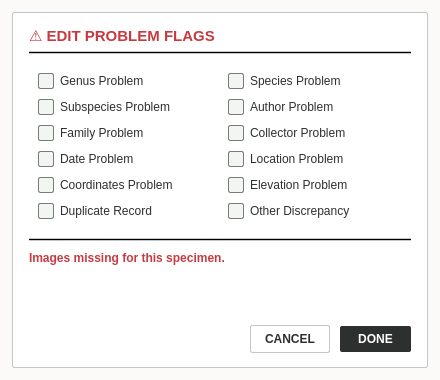
<?xml version="1.0" encoding="UTF-8"?>
<ui version="4.0">
 <class>ProblemFlagsDialog</class>
 <widget class="QDialog" name="ProblemFlagsDialog">
  <property name="geometry">
   <rect>
    <x>0</x>
    <y>0</y>
    <width>440</width>
    <height>380</height>
   </rect>
  </property>
  <property name="minimumSize">
   <size>
    <width>400</width>
    <height>340</height>
   </size>
  </property>
  <property name="windowTitle">
   <string>Edit Problem Flags</string>
  </property>
  <property name="styleSheet">
   <string notr="true">QDialog#ProblemFlagsDialog {
    background-color: #fbfaf8;
}
QFrame#card_frame {
    background-color: #ffffff;
    border: 1px solid #c4c7c7;
    border-radius: 2px;
}
QLabel#lbl_header_title {
    color: #c93a40;
    font-family: &quot;Segoe UI&quot;, &quot;Inter&quot;;
    font-size: 11pt;
    font-weight: bold;
}
QFrame#header_divider, QFrame#footer_divider {
    background-color: #c4c7c7;
    max-height: 1px;
}
QCheckBox {
    color: #2c302e;
    font-family: &quot;Segoe UI&quot;, &quot;Inter&quot;;
    font-size: 9pt;
    spacing: 6px;
}
QCheckBox::indicator {
    width: 14px;
    height: 14px;
    border: 1px solid #757d77;
    border-radius: 2px;
    background-color: #f2f5f1;
}
QCheckBox::indicator:checked {
    background-color: #c93a40;
    border-color: #c93a40;
}
QLabel#lbl_missing_warning {
    color: #c93a40;
    font-family: &quot;Segoe UI&quot;, &quot;Inter&quot;;
    font-size: 9pt;
    font-weight: bold;
}
QPushButton#btn_done {
    background-color: #2c302e;
    color: #ffffff;
    font-family: &quot;Segoe UI&quot;, &quot;Inter&quot;;
    font-size: 9pt;
    font-weight: bold;
    border: none;
    border-radius: 2px;
    padding: 6px 18px;
}
QPushButton#btn_done:hover {
    background-color: #3d4240;
}
QPushButton#btn_cancel {
    background-color: #ffffff;
    color: #2c302e;
    font-family: &quot;Segoe UI&quot;, &quot;Inter&quot;;
    font-size: 9pt;
    font-weight: bold;
    border: 1px solid #c4c7c7;
    border-radius: 2px;
    padding: 6px 14px;
}
QPushButton#btn_cancel:hover {
    background-color: #e9ece5;
}</string>
  </property>
  <layout class="QVBoxLayout" name="root_layout">
   <property name="spacing">
    <number>0</number>
   </property>
   <property name="leftMargin">
    <number>12</number>
   </property>
   <property name="topMargin">
    <number>12</number>
   </property>
   <property name="rightMargin">
    <number>12</number>
   </property>
   <property name="bottomMargin">
    <number>12</number>
   </property>
   <item>
    <widget class="QFrame" name="card_frame">
     <property name="frameShape">
      <enum>QFrame::StyledPanel</enum>
     </property>
     <layout class="QVBoxLayout" name="card_layout">
      <property name="spacing">
       <number>10</number>
      </property>
      <property name="leftMargin">
       <number>16</number>
      </property>
      <property name="topMargin">
       <number>14</number>
      </property>
      <property name="rightMargin">
       <number>16</number>
      </property>
      <property name="bottomMargin">
       <number>14</number>
      </property>
      <item>
       <widget class="QWidget" name="header_container" native="true">
        <layout class="QVBoxLayout" name="header_layout">
         <property name="spacing">
          <number>6</number>
         </property>
         <property name="leftMargin">
          <number>0</number>
         </property>
         <property name="topMargin">
          <number>0</number>
         </property>
         <property name="rightMargin">
          <number>0</number>
         </property>
         <property name="bottomMargin">
          <number>0</number>
         </property>
         <item>
          <widget class="QLabel" name="lbl_header_title">
           <property name="text">
            <string>⚠ EDIT PROBLEM FLAGS</string>
           </property>
          </widget>
         </item>
         <item>
          <widget class="QFrame" name="header_divider">
           <property name="frameShape">
            <enum>QFrame::HLine</enum>
           </property>
          </widget>
         </item>
        </layout>
       </widget>
      </item>
      <item>
       <widget class="QWidget" name="grid_container" native="true">
        <layout class="QGridLayout" name="problems_grid">
         <property name="horizontalSpacing">
          <number>16</number>
         </property>
         <property name="verticalSpacing">
          <number>10</number>
         </property>
         <item row="0" column="0">
          <widget class="QCheckBox" name="chk_genus_problem">
           <property name="cursor">
            <cursorShape>PointingHandCursor</cursorShape>
           </property>
           <property name="text">
            <string>Genus Problem</string>
           </property>
          </widget>
         </item>
         <item row="0" column="1">
          <widget class="QCheckBox" name="chk_species_problem">
           <property name="cursor">
            <cursorShape>PointingHandCursor</cursorShape>
           </property>
           <property name="text">
            <string>Species Problem</string>
           </property>
          </widget>
         </item>
         <item row="1" column="0">
          <widget class="QCheckBox" name="chk_subspecies_problem">
           <property name="cursor">
            <cursorShape>PointingHandCursor</cursorShape>
           </property>
           <property name="text">
            <string>Subspecies Problem</string>
           </property>
          </widget>
         </item>
         <item row="1" column="1">
          <widget class="QCheckBox" name="chk_author_problem">
           <property name="cursor">
            <cursorShape>PointingHandCursor</cursorShape>
           </property>
           <property name="text">
            <string>Author Problem</string>
           </property>
          </widget>
         </item>
         <item row="2" column="0">
          <widget class="QCheckBox" name="chk_family_problem">
           <property name="cursor">
            <cursorShape>PointingHandCursor</cursorShape>
           </property>
           <property name="text">
            <string>Family Problem</string>
           </property>
          </widget>
         </item>
         <item row="2" column="1">
          <widget class="QCheckBox" name="chk_collector_problem">
           <property name="cursor">
            <cursorShape>PointingHandCursor</cursorShape>
           </property>
           <property name="text">
            <string>Collector Problem</string>
           </property>
          </widget>
         </item>
         <item row="3" column="0">
          <widget class="QCheckBox" name="chk_date_problem">
           <property name="cursor">
            <cursorShape>PointingHandCursor</cursorShape>
           </property>
           <property name="text">
            <string>Date Problem</string>
           </property>
          </widget>
         </item>
         <item row="3" column="1">
          <widget class="QCheckBox" name="chk_location_problem">
           <property name="cursor">
            <cursorShape>PointingHandCursor</cursorShape>
           </property>
           <property name="text">
            <string>Location Problem</string>
           </property>
          </widget>
         </item>
         <item row="4" column="0">
          <widget class="QCheckBox" name="chk_coordinates_problem">
           <property name="cursor">
            <cursorShape>PointingHandCursor</cursorShape>
           </property>
           <property name="text">
            <string>Coordinates Problem</string>
           </property>
          </widget>
         </item>
         <item row="4" column="1">
          <widget class="QCheckBox" name="chk_elevation_problem">
           <property name="cursor">
            <cursorShape>PointingHandCursor</cursorShape>
           </property>
           <property name="text">
            <string>Elevation Problem</string>
           </property>
          </widget>
         </item>
         <item row="5" column="0">
          <widget class="QCheckBox" name="chk_duplicate_problem">
           <property name="cursor">
            <cursorShape>PointingHandCursor</cursorShape>
           </property>
           <property name="text">
            <string>Duplicate Record</string>
           </property>
          </widget>
         </item>
         <item row="5" column="1">
          <widget class="QCheckBox" name="chk_other_problem">
           <property name="cursor">
            <cursorShape>PointingHandCursor</cursorShape>
           </property>
           <property name="text">
            <string>Other Discrepancy</string>
           </property>
          </widget>
         </item>
        </layout>
       </widget>
      </item>
      <item>
       <widget class="QFrame" name="footer_divider">
        <property name="frameShape">
         <enum>QFrame::HLine</enum>
        </property>
       </widget>
      </item>
      <item>
       <widget class="QLabel" name="lbl_missing_warning">
        <property name="text">
         <string>Images missing for this specimen.</string>
        </property>
        <property name="alignment">
         <set>Qt::AlignLeading|Qt::AlignLeft|Qt::AlignVCenter</set>
        </property>
       </widget>
      </item>
      <item>
       <spacer name="vertical_spacer">
        <property name="orientation">
         <enum>Qt::Vertical</enum>
        </property>
        <property name="sizeHint" stdset="0">
         <size>
          <width>20</width>
          <height>10</height>
         </size>
        </property>
       </spacer>
      </item>
      <item>
       <widget class="QWidget" name="footer_container" native="true">
        <layout class="QHBoxLayout" name="footer_layout">
         <property name="spacing">
          <number>10</number>
         </property>
         <property name="leftMargin">
          <number>0</number>
         </property>
         <property name="topMargin">
          <number>0</number>
         </property>
         <property name="rightMargin">
          <number>0</number>
         </property>
         <property name="bottomMargin">
          <number>0</number>
         </property>
         <item>
          <spacer name="footer_spacer">
           <property name="orientation">
            <enum>Qt::Horizontal</enum>
           </property>
           <property name="sizeHint" stdset="0">
            <size>
             <width>40</width>
             <height>20</height>
            </size>
           </property>
          </spacer>
         </item>
         <item>
          <widget class="QPushButton" name="btn_cancel">
           <property name="cursor">
            <cursorShape>PointingHandCursor</cursorShape>
           </property>
           <property name="text">
            <string>CANCEL</string>
           </property>
          </widget>
         </item>
         <item>
          <widget class="QPushButton" name="btn_done">
           <property name="cursor">
            <cursorShape>PointingHandCursor</cursorShape>
           </property>
           <property name="text">
            <string>DONE</string>
           </property>
          </widget>
         </item>
        </layout>
       </widget>
      </item>
     </layout>
    </widget>
   </item>
  </layout>
 </widget>
 <resources/>
 <connections/>
</ui>
